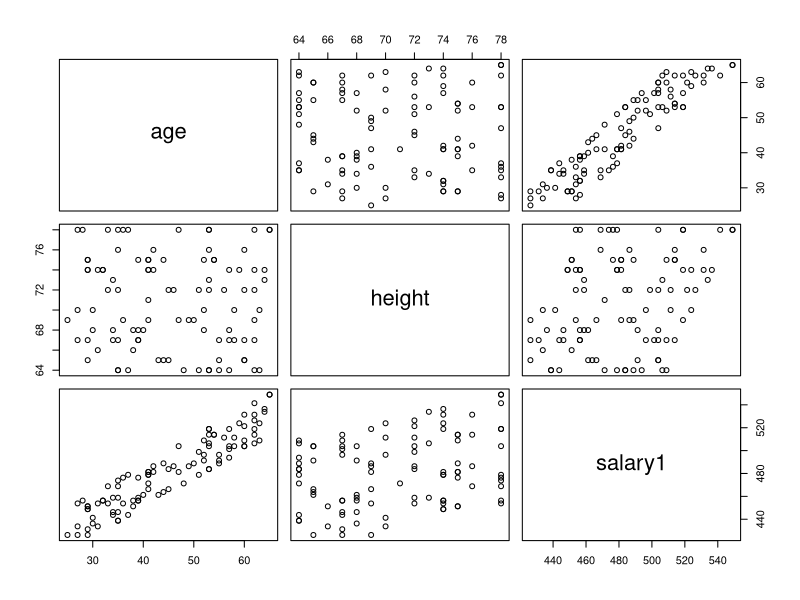
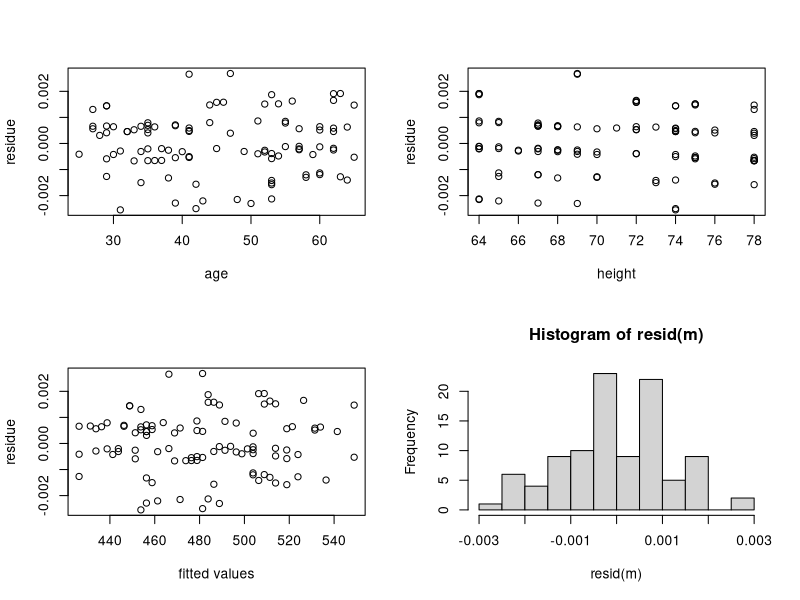

Generate these figures, in order, with R:
# setwd("SET THE Working Director to THE PATH TO THIS DIRECTORY")

data <- read.csv("Datasets/CEO_salary.csv")
attach(data)

# Divid the Salary by 1000 to be able to better show the values. 
salary1 <- salary/1000

# Now we create a New Data frame out of age, heit and Salary
data1 <- data.frame(age, height, salary1)

# Calulate Correlation Coefficient 
cor(data1)

# Plot Scatterplot Matrix
pairs(data1)

# Fit a Multiple Linear Regression model into data. 
# Variables are Salary and age 
lm(formula = salary1 ~ age + height)

# or better store the resulted model into a variable for further use. 

m <- lm(salary1~age+height)

# Summar function can calculate almost everything that you need. 
summary(m)

# Calulate R squared Manually and the P-Value

# Total Sume of Squared. 
totalss <- sum((salary1 - mean(salary1))^2)

# Regression and Residual Sum of the Squered. 
regss <- sum((fitted(m) - mean(salary1))^2)
resiss <- sum((salary1-fitted(m))^2)

# Calulate the F Value. 
fstatistic <- (regss/2)/(resiss/97)

# The P-Value for F-Statistic.
pvalue <- 1-pf(fstatistic, df1=2, df2=97)

# Calulate R squared.
R2 <- regss/totalss

# Regression Diagnostics
# Residual Plots
resid(m)
par(mfrow=c(2,2))


plot(age, resid(m), axes=TRUE, frame.plot=TRUE, xlab='age', ylab='residue')
plot(height, resid(m), axes=TRUE, frame.plot=TRUE, xlab='height', ylab='residue')

plot(fitted(m), resid(m), axes=TRUE, frame.plot=TRUE, xlab='fitted values', ylab='residue')

hist(resid(m))





